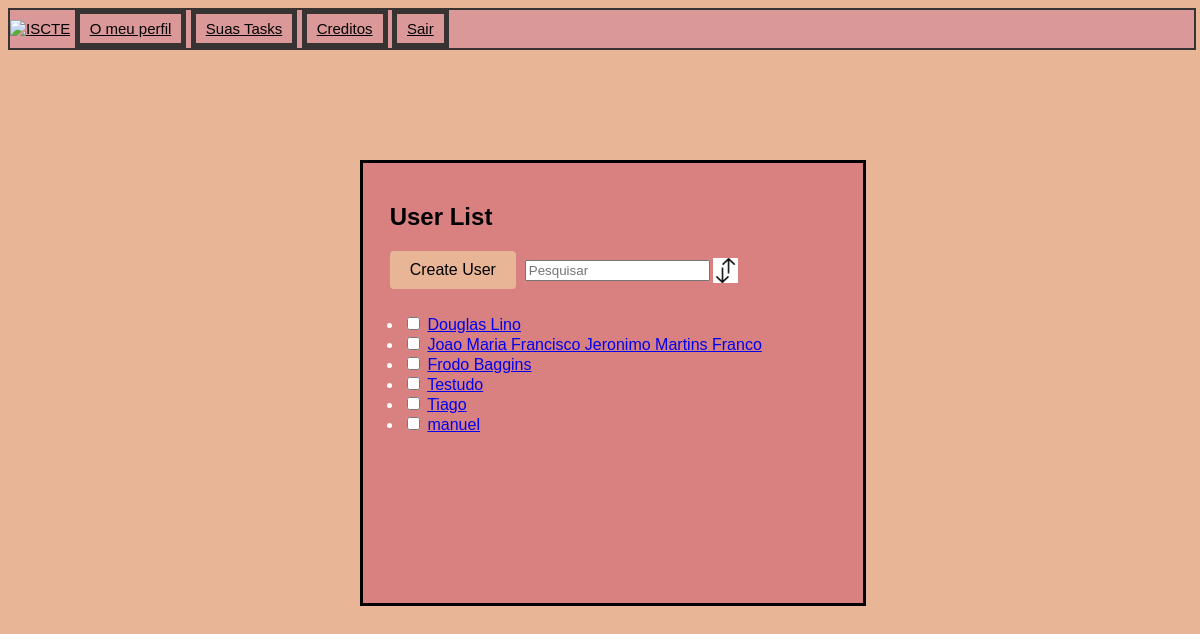
The page /taskmanager/users/ (signed in) on the database as committed earlier.
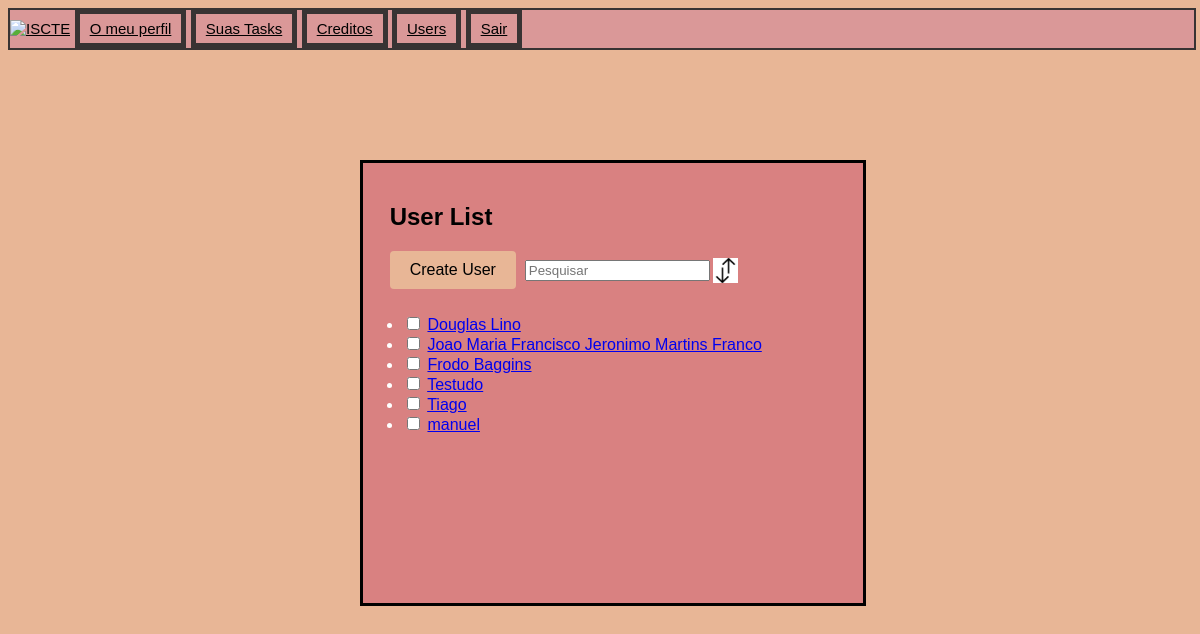
The same page on the database as committed later.
### taskmanager/views.py (the view)
# urls.py: path('users/', views.user_list, name='user_list'),
@login_required(login_url='/taskmanager/')
def user_list(request):
    users = Utilizador.objects.all()
    return render(request, 'taskmanager/user_list.html', {'Users': users})

### taskmanager/templates/taskmanager/user_list.html (shortened to what this page needs)
{% extends "./base.html" %}
{% block head %}
    {% load static %}
    <link rel="stylesheet" type="text/css" href="{% static 'taskmanager/css/mystyle.css'%}">
{% endblock %}
{% block content %}
    <div class="user">
  <h2 style="color: black">&nbsp;&nbsp;&nbsp;&nbsp;User List</h2>&nbsp;&nbsp;&nbsp;&nbsp;&nbsp;
    <a href="{% url 'taskmanager:signup' %}" class="Createuser">Create User</a>&nbsp;
    <input type="text" placeholder="Pesquisar" id="search" onkeyup="search()">
    <div style="top: -31px; position:relative; left: 350px">
    <img onclick="sort()" src="{% static 'taskmanager/images/sorting_arrow.png' %}" width="25" height="25">
    <label id="sort"> </label></div>
    <div style="top: -20px; position: relative">
    <ul id="list">
  {% if Users %}
    {% for utilizador in Users %}
      <li>
      <input type="checkbox" id="{{ user.id }}" name="ids" onchange="visibility()">
      <a href="{% url 'taskmanager:edit_user' utilizador.id %}"> {{ utilizador.nome }}</a>
      </li>
    {% endfor %}
  {% else %}
        <p>Não há Users disponíveis.</p>
    {% endif %}
  </ul>
    </div>
    </div>
{% endblock %}

Rows that differ between the two databases and show on the page:
changed Utilizador "Douglas Lino": isAdmin False → True (drawn)
Other text that changed with them:
text now shown: "Users"
